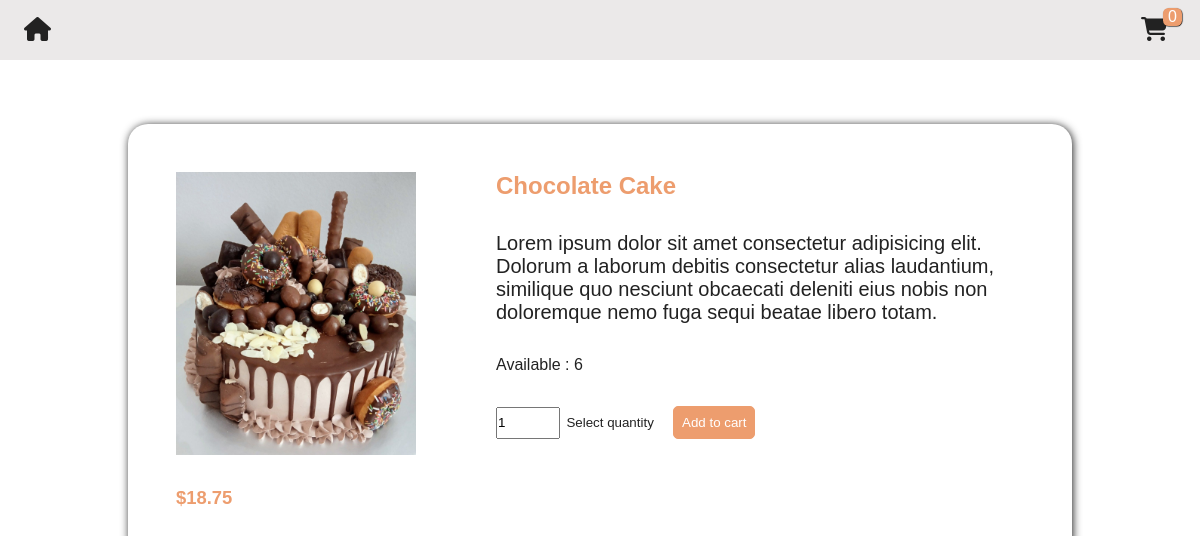
The page /buy_product.php?prod_id=1 on the database its author committed.
### tables this page shows
CREATE TABLE `cakes` (
  `id` int(5) NOT NULL,
  `type` varchar(100) NOT NULL,
  `img` varchar(100) NOT NULL,
  `price` float(6,2) NOT NULL,
  `quantity` int(20) NOT NULL
);

### private/class_database.php (called while the page is built, shortened)
<?php
class Database {
    static protected $database;
    static protected $table_name = "";
    static public function set_database($db){
        self::$database = $db;
    }
    static public function find_by_id($id){
        $sql = "SELECT * FROM " . static::$table_name . " WHERE id = '" . $id . "'";
        $results_array = static::find_by_sql($sql);
        if(empty($results_array)){
            echo "Requested results don't exist";
        }
        else{
            return array_shift($results_array);
        }
    }
    static public function find_by_sql($sql){
        $results = self::$database->query($sql);
        if(!$results){
            echo "Database query falied!";
        }
        else{
            $object_array = [];
            while($record = $results -> fetch_assoc()){
                $object_array[] = static::instantiate($record);
            }
            return $object_array;
        }
    }
    static protected function instantiate($record){
        $obj = new static();
        foreach($record as $key => $value){
            if(property_exists($obj, $key)){
                $obj -> $key = $value;
            }
        }
        return $obj;
    }
}
?>

### public/buy_product.php (the view, shortened to what this page needs)
<?php
    include './headfile.php';
    $id = $_GET['prod_id'];
    $cake_obj =  Product::find_by_id($id);
    echo "<section class='product-to-buy'>";
    echo "<div class='prod-section-1'>";
    echo "<img src='./images/".$cake_obj->img."' alt='product' class='buy-product-img'>";
    echo "<h4 class='selected-prod-price'>$$cake_obj->price</h4>";
    echo "</div>";
    echo "<div class='prod-section-2'>";
    echo "<h2 class='selected-prod-name'>$cake_obj->type</h2>";
    echo "<p class='product-descrip'>Lorem ipsum dolor sit amet consectetur adipisicing elit. Dolorum a laborum debitis consectetur
    alias laudantium, similique quo nesciunt obcaecati deleniti eius nobis non doloremque nemo fuga sequi
    beatae libero totam.</p>";
    echo "<p>Available : " .$cake_obj->quantity. "</p>";
    echo "<form class='add-to-cart-form' action=cart.php method=post>";
    echo "<input type='number' name='p_qty' value='1' min='1' max='$cake_obj->quantity'  >";
    echo "<small>Select quantity</small>";
    echo "<input class='add-to-cart-btn' type=submit name='submitbtn' value='Add to cart' id='submitbtn'>";
    echo "</form>";
    echo "</div>";
    echo "</section>";
    include './footfile.php';
?>

### public/style.css (style rules this page uses)
:root { --clr-primary: #ed9d6e; --clr-secondary: #f7c2b8; --clr-light: #fff; --clr-dark: #222; --clr-grey: rgb(74, 74, 74); --clr-nav: rgba(230, 228, 228, 0.8); --clr-cart-btn-1: #dc7d47; --clr-cart-btn-2: rgb(189, 103, 88); --clr-background: rgba(255, 255, 255, 0.8); --spacing-main: 0.1rem; --transition: all 0.3s linear; }
* { margin: 0; padding: 0; box-sizing: border-box; }
html { scroll-behavior: smooth; }
body { color: var(--clr-dark); background: var(--clr-light); }
.product-to-buy { box-shadow: 1px 1px 8px var(--clr-dark); border-radius: 20px; padding: 3rem; margin: 4rem 8rem; display: flex; gap: 5rem; }
.product-descrip { font-size: 1.25rem; color: var(--clr-dark) ; max-width: 50vw; }
.buy-product-img { width: 15rem; }
.prod-section-1 { display: flex; flex-direction: column; gap: 2rem; }
.selected-prod-price { color: var(--clr-primary); font-size: 1.15rem; }
.selected-prod-name { color: var(--clr-primary); }
.prod-section-2 { display: flex; flex-direction: column; gap: 2rem; }
input[type="number"][name="p_qty"] { width: 4rem; height: 2rem; }
input[type="submit"][name="submitbtn"] { margin: 0 0.8rem; background-color: var(--clr-primary); color: var(--clr-light); border: 1px solid var(--clr-primary); padding: 0.5rem; border-radius: 5px; cursor: pointer; }
.add-to-cart-form small { padding: 0.4rem; }

### rows shown on the page
cakes: img (picture), price "18.75", type "Chocolate Cake", quantity "6"
